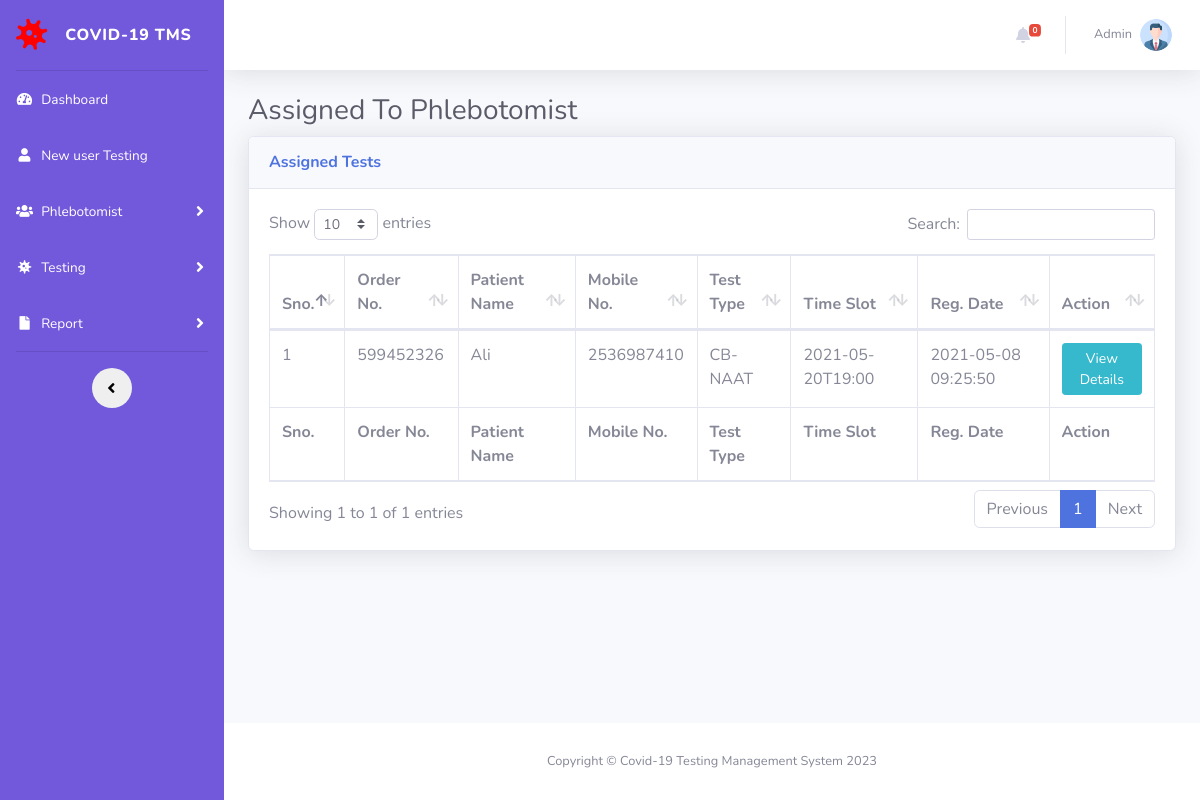
Page /assigned-test.php (signed in) on the committed database.
### tables this page shows
CREATE TABLE `tbltestrecord` (
  `id` int(11) NOT NULL,
  `OrderNumber` bigint(14) DEFAULT NULL,
  `PatientMobileNumber` bigint(14) DEFAULT NULL,
  `TestType` varchar(100) DEFAULT NULL,
  `TestTimeSlot` varchar(120) DEFAULT NULL,
  `ReportStatus` varchar(100) DEFAULT NULL,
  `FinalReport` varchar(150) DEFAULT NULL,
  `ReportUploadTime` varchar(200) DEFAULT NULL,
  `RegistrationDate` timestamp NULL DEFAULT current_timestamp(),
  `AssignedtoEmpId` varchar(150) DEFAULT NULL,
  `AssigntoName` varchar(180) DEFAULT NULL,
  `AssignedTime` varchar(100) DEFAULT NULL
);

CREATE TABLE `tblpatients` (
  `id` int(11) NOT NULL,
  `FullName` varchar(120) DEFAULT NULL,
  `MobileNumber` bigint(12) DEFAULT NULL,
  `DateOfBirth` date DEFAULT NULL,
  `GovtIssuedId` varchar(150) DEFAULT NULL,
  `GovtIssuedIdNo` varchar(150) DEFAULT NULL,
  `FullAddress` varchar(255) DEFAULT NULL,
  `State` varchar(200) DEFAULT NULL,
  `RegistrationDate` timestamp NOT NULL DEFAULT current_timestamp()
);

### assigned-test.php (the view, shortened to what this page needs)
<?php session_start();
include_once('includes/config.php');
if (strlen($_SESSION['aid']==0)) {
  header('location:logout.php');
  } else{
?>
<!DOCTYPE html>
<html lang="en">
<head>
    <link href="vendor/fontawesome-free/css/all.min.css" rel="stylesheet" type="text/css">
    <link href="css/sb-admin-2.min.css" rel="stylesheet">
    <link href="vendor/datatables/dataTables.bootstrap4.min.css" rel="stylesheet">
</head>
<body id="page-top">
    <div id="wrapper">
  <?php include_once('includes/sidebar.php');?>
        <div id="content-wrapper" class="d-flex flex-column">
            <div id="content">
<?php include_once('includes/topbar.php');?>
                <div class="container-fluid">
                    <h1 class="h3 mb-2 text-gray-800">Assigned To Phlebotomist</h1>
                    <div class="card shadow mb-4">
                        <div class="card-header py-3">
                            <h6 class="m-0 font-weight-bold text-primary">Assigned Tests</h6>
                        </div>
                        <div class="card-body">
                            <div class="table-responsive">
                                <form name="assignto" method="post">
                    <table class="table table-bordered" id="dataTable" width="100%" cellspacing="0">
                                    <thead>
                                        <tr>
                                            <th>Sno.</th>
                                            <th>Order No.</th>
                                            <th>Patient Name</th>
                                            <th>Mobile No.</th>
                                            <th>Test Type</th>
                                            <th>Time Slot</th>
                                            <th>Reg. Date</th>
                                            <th>Action</th>
                                        </tr>
                                    </thead>
                                      <tfoot>
                                            <tr>
                                            <th>Sno.</th>
                                            <th>Order No.</th>
                                            <th>Patient Name</th>
                                            <th>Mobile No.</th>
                                            <th>Test Type</th>
                                            <th>Time Slot</th>
                                            <th>Reg. Date</th>
                                            <th>Action</th>
                                        </tr>
                                    </tfoot>
                                    <tbody>
<?php $query=mysqli_query($con,"select tbltestrecord.OrderNumber,tblpatients.FullName,tblpatients.MobileNumber,tbltestrecord.TestType,tbltestrecord.TestTimeSlot,tbltestrecord.RegistrationDate,tbltestrecord.id as testid from tbltestrecord
join tblpatients on tblpatients.MobileNumber=tbltestrecord.PatientMobileNumber
where ReportStatus='Assigned'
    ");
$cnt=1;
while($row=mysqli_fetch_array($query)){
?>
                                        <tr>
                                            <td><?php echo $cnt;?></td>
                                            <td><?php echo $row['OrderNumber'];?></td>
                                            <td><?php echo $row['FullName'];?></td>
                                            <td><?php echo $row['MobileNumber'];?></td>
                                            <td><?php echo $row['TestType'];?></td>
                                            <td><?php echo $row['TestTimeSlot'];?></td>
                                             <td><?php echo $row['RegistrationDate'];?></td>
                                            <td>
                                <a href="test-details.php?tid=<?php echo $row['testid'];?>&&oid=<?php echo $row['OrderNumber'];?>" class="btn btn-info btn-sm">View Details</a>
                            </td>
                                        </tr>
<?php $cnt++;} ?>
                                    </tbody>
                                </table>
                                     </form>
                            </div>
                        </div>
                    </div>
                </div>
            </div>
    <?php include_once('includes/footer.php');?>
        </div>
    </div>
</body>
</html>
<?php } ?>

### includes/topbar.php (shortened to what this page needs)
      <nav class="navbar navbar-expand navbar-light bg-white topbar mb-4 static-top shadow">
            <?php if($_SESSION['aid']):?>
                    <ul class="navbar-nav ml-auto">
                <?php $query=mysqli_query($con,"select * from tbltestrecord where ReportStatus is null");
                    $count=mysqli_num_rows($query);
                ?>
                        <li class="nav-item dropdown no-arrow mx-1">
                            <a class="nav-link dropdown-toggle" href="#" id="alertsDropdown" role="button"
                                data-toggle="dropdown" aria-haspopup="true" aria-expanded="false">
                                <i class="fas fa-bell fa-fw"></i>
                                <span class="badge badge-danger badge-counter"><?php echo $count;?></span>
                            </a>
                        </li>
                        <li class="nav-item dropdown no-arrow">
                            <a class="nav-link dropdown-toggle" href="#" id="userDropdown" role="button"
                                data-toggle="dropdown" aria-haspopup="true" aria-expanded="false">
                <?php
$adid=$_SESSION['aid'];
$ret1=mysqli_query($con,"select AdminName from tbladmin where ID='$adid'");
while($row1=mysqli_fetch_array($ret1)){
?>
                                <span class="mr-2 d-none d-lg-inline text-gray-600 small"><?php  echo $row1['AdminName'];?></span>
                           <?php } ?>
                                <img class="img-profile rounded-circle"
                                    src="img/profile.png">
                            </a>
                        </li>
                    </ul>
                <?php endif;?>
                </nav>

### rows in the picture
tbltestrecord: OrderNumber "599452326", tblpatients.FullName "Ali", tblpatients.MobileNumber "2536987410", TestType "CB-NAAT", TestTimeSlot "2021-05-20T19:00", RegistrationDate "2021-05-08 09:25:50"

### other values in the picture
$count "0"
$row1['AdminName'] "Admin"
